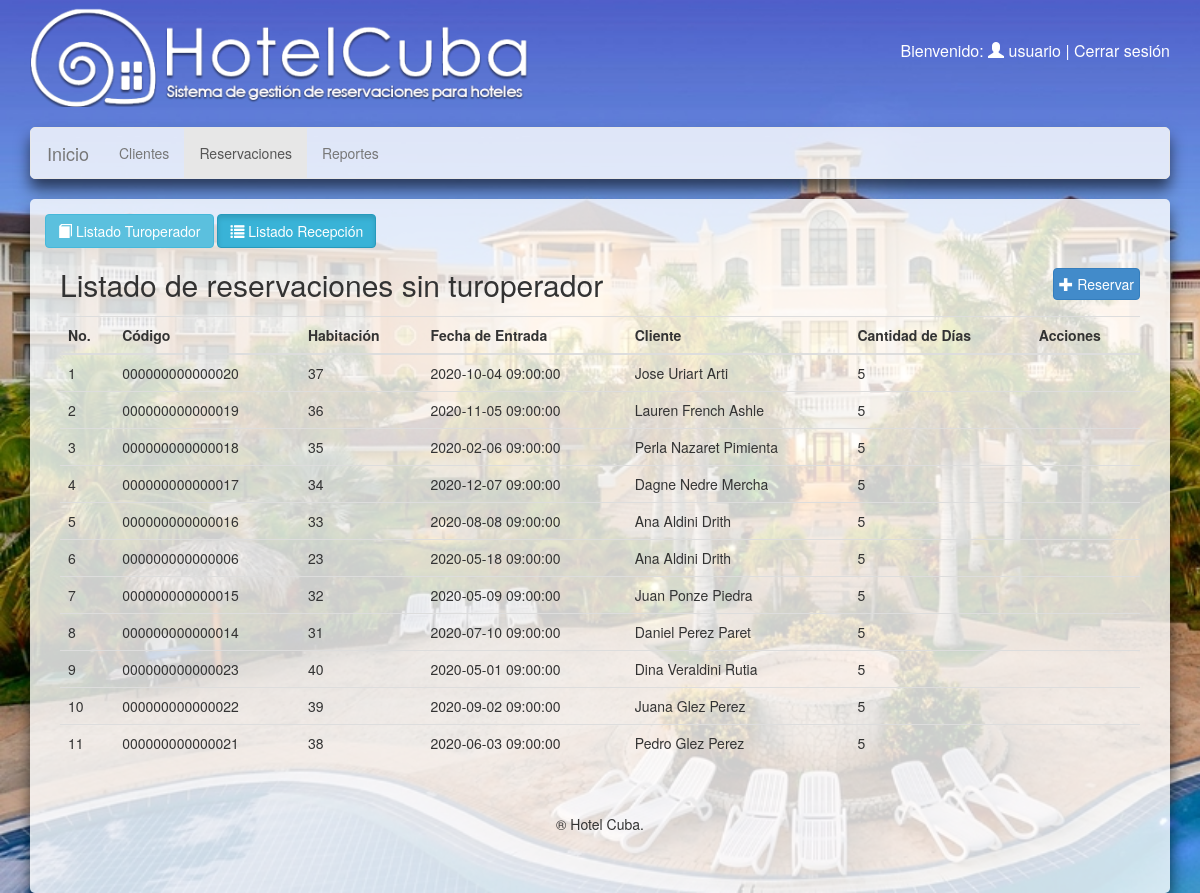
The page /VISTA/plantilla.php?opcion=1 (signed in) on the database its author committed.
### tables this page shows
create table if not exists reservacion
(
  id_reservacion int auto_increment
    primary key,
  codigo         varchar(50)                        not null,
  cliente        int                                not null,
  turoperador    int                                null,
  habitacion     int                                not null,
  fecha_entrada  datetime default CURRENT_TIMESTAMP null,
  cantidad_dias  int default '1'                    not null,
  pertenece_tur  tinyint(1) default '0'             not null,
  constraint reservacion_codigo_uindex
  unique (codigo),
  constraint Refcliente
  foreign key (cliente) references cliente (id_cliente),
  constraint Refhabitacion
  foreign key (habitacion) references habitacion (numero),
  constraint Refturoperador
  foreign key (turoperador) references turoperador (id_turoperador)
  );

create table IF NOT EXISTS cliente
(
  nombre       varchar(50)            not null,
  edad         int                    not null,
  sexo         int           not null,
  nacionalidad int(11)            not null,
  reiterado    tinyint(1) default '0' not null,
  id_cliente   int auto_increment PRIMARY KEY,
  constraint cliente_nacionalidad_id_nacionalidad_fk
  foreign key (nacionalidad) references nacionalidad (id_nacionalidad),
  constraint cliente_sexo_id_sexo_fk
  foreign key (sexo) references sexo (id_sexo)
);

### MODELO/daoReservacion.php (called while the page is built, shortened)
<?php
include_once '../MODELO/Conexion.php';
class daoReservacion
{
    function __construct()
    {
        $a = func_get_args();
        $i = func_num_args();
    }
    function obtenerTodasReservaciones()
    {
        $sql = "SELECT reservacion.id_reservacion,
       reservacion.codigo,
       reservacion.habitacion,
       reservacion.fecha_entrada,
       reservacion.cantidad_dias,
       cliente.nombre as nombre_cliente,
       turoperador.nombre as nombre_turoperador
        FROM reservacion
       INNER JOIN cliente on reservacion.cliente = cliente.id_cliente
       inner join habitacion on reservacion.habitacion = habitacion.numero
       left join turoperador on reservacion.turoperador = turoperador.id_turoperador
       ORDER BY reservacion.id_reservacion DESC
       ";
        $con = new Conexion();
        return $con->devolverResultados($sql);
    }
}

### CONTROLADOR/cc-reservacion.php (called while the page is built, shortened)
<?php
include '../MODELO/daoReservacion.php';
extract($_REQUEST);
if (isset($listar)) {
    $reservaObj = new daoReservacion();
    $reservas = $reservaObj->obtenerTodasReservaciones();
}

### MODELO/Conexion.php (called while the page is built, shortened)
<?php
class Conexion{
    private $conn;
    private $host;
    private $user;
    private $password;
    private $baseName;
    function __construct()
    {
        $this->conn = false;
        $this->host = "localhost";
        $this->user = "root";
        $this->password = "";
        $this->baseName = "hotel";
    }
    function conectar()
    {
        if (!$this->conn) {
            $this->conn = mysqli_connect($this->host, $this->user, $this->password);
            mysqli_select_db($this->conn, $this->baseName);
        }
    }
    function ejecutarConsulta($sql)
    {
        $r = mysqli_query($this->conn, $sql);
        return $r;
    }
    function devolverResultados($sql)
    {
        $r = $this->ejecutarConsulta($sql);
        $output = array();
        while ($r != false && $record = mysqli_fetch_assoc($r)) {
            $output[] = $record;
        }
        return $output;
    }
}
?>

### VISTA/paginas/listar-reservaciones.php (the view, shortened to what this page needs)
<div style="">
    <button id="conTurBtn" onclick="verListadoConTur(this)" class="btn btn-info"><span class="glyphicon glyphicon-book"></span> Listado Turoperador</button>
    <button id="sinTurBtn" onclick="verListadoSinTur(this)" class="btn btn-info active"><span class="glyphicon glyphicon-list"></span> Listado Recepci&oacute;n</button>
</div>
<?php
    include_once '../CONTROLADOR/cc-reservacion.php';
?>
<div class="col-md-12" id="sinTur">
<div class="form-group">
    <a href="?opcion=<?php echo $opcion ?>&insertar" style="float: right;text-decoration: none; padding: 5px;" class="btn btn-primary"> <i class="glyphicon glyphicon-plus" ></i> Reservar</a>
    <h2 style="">Listado de reservaciones sin turoperador</h2>
</div>
    <table class="table" >
        <tr>
            <th>No.</th>
            <th>Código</th>
            <th>Habitaci&oacute;n</th>
            <th>Fecha de Entrada</th>
            <th>Cliente</th>
            <th>Cantidad de Días</th>
            <th>Acciones</th>
        </tr>
        <tbody>
        <?php
        $count = 1;
        foreach ($reservas as $key => $reserva){
            if(!empty($reserva['nombre_turoperador']))
                continue;
            ?>
            <tr>
                <td><?php echo $count++ ?></td>
                <td><?php echo $reserva['codigo'] ?></td>
                <td><?php echo $reserva['habitacion'] ?></td>
                <td><?php echo $reserva['fecha_entrada'] ?></td>
                <td><?php echo $reserva['nombre_cliente'] ?></td>
                <td><?php echo $reserva['cantidad_dias'] ?></td>
                <td>
                </td>
            </tr>
        <?php }?>
        </tbody>
    </table>
</div>

### VISTA/plantilla.php (shortened to what this page needs)
<!DOCTYPE html>
<html lang="es">
<head>
    <link href="css/bootstrap.min.css" rel="stylesheet">
    <link href="css/miEstilo.css" rel="stylesheet" type="text/css">
</head>
<?php
$opcion = isset($_GET['opcion'])?$_GET['opcion']:'0';
if(ctype_digit($opcion)){
    switch ($opcion) {
        case 1:
            if(isset($_GET['insertar']) || isset($_GET['editar']))
                $page= './paginas/registrar-reservacion.php';
            else
                $page = './paginas/listar-reservaciones.php';
            break;
    }
}else{
    $page= './paginas/error.php';
}
?>
<body>
<div class="container">
    <header>
        <div class="row clearfix">
            <div class="col-md-6 column">
                <div class="logo">
                    <img src="img/logo white.png">
                </div>
            </div>
            <div class="col-md-6 column cabecera">
                <?php
                extract($_REQUEST);
                if(!isset($_SESSION['nombre'])){
                    include './paginas/autenticar.php';
                }else{
                    ?>
                    <p style="margin-top: 40px;">Bienvenido:
                        <span class="glyphicon glyphicon-user"></span>
                        <?php echo $_SESSION['nombre'];?> | <a href="?opcion=3">Cerrar sesión</a></p>
                <?php }
                ?>
            </div>
        </div>
    </header>
    <div class="row clearfix">
        <div class="col-md-12 column">
            <nav class="navbar navbar-default fondo" role="navigation">
                <div class="navbar-header">
                    <a class="navbar-brand" href="?opcion=0">Inicio</a>
                </div>
                <div class="collapse navbar-collapse" id="bs-example-navbar-collapse-1">
                    <?php
                    if(isset($_SESSION['nombre'])){
                    ?>
                    <ul class="nav navbar-nav">
                        <li class="<?php echo ($opcion=='2'?'active':'');?>">
                            <a href="?opcion=2">Clientes</a>
                        </li>
                        <li class="<?php echo ($opcion=='1'?'active':'');?>">
                            <a href="?opcion=1">Reservaciones </a>
                        </li>
                        <?php if ($_SESSION['nombre'] == "turoperador"){ ?>
                                <li class="<?php echo ($opcion=='4'?'active':'');?>">
                                    <a href="?opcion=4">TurOperadores</a>
                                </li>
                        <?php }else{ ?>
                                <li class="<?php echo ($opcion=='5'?'active':'');?>">
                                    <a href="?opcion=5">Reportes </a>
                                </li>
                        <?php } ?>
                    </ul>
                <?php }?>
                </div>
            </nav>
        </div>
    </div>
    <div class="row clearfix">
        <div class="col-md-12 column">
            <div class="fondo pocision-fondo">
                <?php
                if(isset($_SESSION['nombre']))
                    include($page);
                ?>
                <div class="col-md-12 column pie">
                    <div class="contenido-pie">
                        &REG; Hotel Cuba.
                    </div>
                </div>
            </div>
        </div>
    </div>
</div>
</body>
</html>

### VISTA/css/miEstilo.css (style rules this page uses)
body { background-image:url(../img/bg.jpg); background-size: cover; background-repeat: no-repeat; background-attachment: fixed; }
.fondo { background: rgba(255,255,255,.8); box-shadow: 0 10px 15px rgba(0,0,0,.6); border-radius: 5px; padding-right: 1px; padding-left: 1px }
.pocision-fondo { padding: 15px 15px 25px 15px; }
.logo img { margin-top: 7px; margin-bottom: 20px; width: 500px; height: 100px; }
.cabecera { margin: 0 0 2% 0; text-align: right; color: white; font-size: 16px; }
p a, p a:hover { text-decoration: none; color: white; }
.pie { margin: 2% 0; padding: 1%; text-align: center; }

### rows shown on the page
reservacion: codigo "000000000000020", habitacion "37", fecha_entrada "2020-10-04 09:00:00", cliente.nombre "Jose Uriart Arti", cantidad_dias "5"
reservacion: codigo "000000000000019", habitacion "36", fecha_entrada "2020-11-05 09:00:00", cliente.nombre "Lauren French Ashle", cantidad_dias "5"
reservacion: codigo "000000000000018", habitacion "35", fecha_entrada "2020-02-06 09:00:00", cliente.nombre "Perla Nazaret Pimienta", cantidad_dias "5"
reservacion: codigo "000000000000017", habitacion "34", fecha_entrada "2020-12-07 09:00:00", cliente.nombre "Dagne Nedre Mercha", cantidad_dias "5"
reservacion: codigo "000000000000016", habitacion "33", fecha_entrada "2020-08-08 09:00:00", cliente.nombre "Ana Aldini Drith", cantidad_dias "5"
reservacion: codigo "000000000000006", habitacion "23", fecha_entrada "2020-05-18 09:00:00", cliente.nombre "Ana Aldini Drith", cantidad_dias "5"
reservacion: codigo "000000000000015", habitacion "32", fecha_entrada "2020-05-09 09:00:00", cliente.nombre "Juan Ponze Piedra", cantidad_dias "5"
reservacion: codigo "000000000000014", habitacion "31", fecha_entrada "2020-07-10 09:00:00", cliente.nombre "Daniel Perez Paret", cantidad_dias "5"
reservacion: codigo "000000000000023", habitacion "40", fecha_entrada "2020-05-01 09:00:00", cliente.nombre "Dina Veraldini Rutia", cantidad_dias "5"
reservacion: codigo "000000000000022", habitacion "39", fecha_entrada "2020-09-02 09:00:00", cliente.nombre "Juana Glez Perez", cantidad_dias "5"
reservacion: codigo "000000000000021", habitacion "38", fecha_entrada "2020-06-03 09:00:00", cliente.nombre "Pedro Glez Perez", cantidad_dias "5"

### other values the page prints
$_SESSION['nombre'] "usuario"
